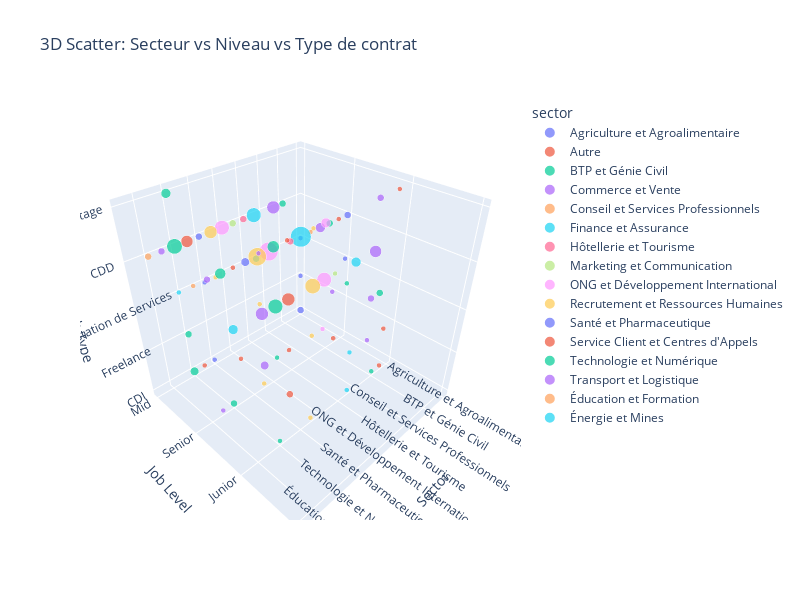

Notebook source saved alongside this figure:
### Code cell
# Count occurrences for each combination
combo_counts = df.groupby(['sector', 'level', 'job_type']).size().reset_index(name='count')

# 3D scatter plot
fig = px.scatter_3d(
    combo_counts,
    x='sector',
    y='level',
    z='job_type',
    size='count',
    color='sector',          
    hover_data=['count'],     
    height=600,
    width=800,
    title='3D Scatter: Secteur vs Niveau vs Type de contrat'
)

fig.update_layout(scene=dict(
                    xaxis_title='Sector',
                    yaxis_title='Job Level',
                    zaxis_title='Job Type'
                  ))

fig.show()

### Figure 1 — Plotly figure (JSON) as saved in the notebook; plotly's stock layout.template omitted (floating-point values rounded to 4 significant figures)
{"data": [{"customdata": [[2], [1], [1], [2], [1]], "hovertemplate": "sector=%{x}<br>level=%{y}<br>job_type=%{z}<br>count=%{customdata[0]}<extra></extra>", "legendgroup": "Agriculture et Agroalimentaire", "marker": {"color": "#636efa", "size": [2, 1, 1, 2, 1], "sizemode": "area", "sizeref": 0.045, "symbol": "circle"}, "mode": "markers", "name": "Agriculture et Agroalimentaire", "scene": "scene", "showlegend": true, "type": "scatter3d", "x": ["Agriculture et Agroalimentaire", "Agriculture et Agroalimentaire", "Agriculture et Agroalimentaire", "Agriculture et Agroalimentaire", "Agriculture et Agroalimentaire"], "y": ["Mid", "Mid", "Mid", "Senior", "Senior"], "z": ["CDI", "Freelance", "Prestation de Services", "CDD", "Prestation de Services"]}, {"customdata": [[1], [1], [1], [1], [1]], "hovertemplate": "sector=%{x}<br>level=%{y}<br>job_type=%{z}<br>count=%{customdata[0]}<extra></extra>", "legendgroup": "Autre", "marker": {"color": "#EF553B", "size": [1, 1, 1, 1, 1], "sizemode": "area", "sizeref": 0.045, "symbol": "circle"}, "mode": "markers", "name": "Autre", "scene": "scene", "showlegend": true, "type": "scatter3d", "x": ["Autre", "Autre", "Autre", "Autre", "Autre"], "y": ["Junior", "Junior", "Junior", "Senior", "Senior"], "z": ["CDI", "Freelance", "Stage", "CDD", "CDI"]}, {"customdata": [[1], [2], [2], [2]], "hovertemplate": "sector=%{x}<br>level=%{y}<br>job_type=%{z}<br>count=%{customdata[0]}<extra></extra>", "legendgroup": "BTP et Génie Civil", "marker": {"color": "#00cc96", "size": [1, 2, 2, 2], "sizemode": "area", "sizeref": 0.045, "symbol": "circle"}, "mode": "markers", "name": "BTP et Génie Civil", "scene": "scene", "showlegend": true, "type": "scatter3d", "x": ["BTP et Génie Civil", "BTP et Génie Civil", "BTP et Génie Civil", "BTP et Génie Civil"], "y": ["Junior", "Junior", "Mid", "Senior"], "z": ["CDI", "Prestation de Services", "CDD", "CDD"]}, {"customdata": [[6], [1], [2], [2], [7], [4]], "hovertemplate": "sector=%{x}<br>level=%{y}<br>job_type=%{z}<br>count=%{customdata[0]}<extra></extra>", "legendgroup": "Commerce et Vente", "marker": {"color": "#ab63fa", "size": [6, 1, 2, 2, 7, 4], "sizemode": "area", "sizeref": 0.045, "symbol": "circle"}, "mode": "markers", "name": "Commerce et Vente", "scene": "scene", "showlegend": true, "type": "scatter3d", "x": ["Commerce et Vente", "Commerce et Vente", "Commerce et Vente", "Commerce et Vente", "Commerce et Vente", "Commerce et Vente"], "y": ["Junior", "Junior", "Junior", "Junior", "Mid", "Senior"], "z": ["CDD", "Freelance", "Prestation de Services", "Stage", "CDD", "CDD"]}, {"customdata": [[1]], "hovertemplate": "sector=%{x}<br>level=%{y}<br>job_type=%{z}<br>count=%{customdata[0]}<extra></extra>", "legendgroup": "Conseil et Services Professionnels", "marker": {"color": "#FFA15A", "size": [1], "sizemode": "area", "sizeref": 0.045, "symbol": "circle"}, "mode": "markers", "name": "Conseil et Services Professionnels", "scene": "scene", "showlegend": true, "type": "scatter3d", "x": ["Conseil et Services Professionnels"], "y": ["Senior"], "z": ["CDD"]}, {"customdata": [[4], [1], [1], [9], [2], [18]], "hovertemplate": "sector=%{x}<br>level=%{y}<br>job_type=%{z}<br>count=%{customdata[0]}<extra></extra>", "legendgroup": "Finance et Assurance", "marker": {"color": "#19d3f3", "size": [4, 1, 1, 9, 2, 18], "sizemode": "area", "sizeref": 0.045, "symbol": "circle"}, "mode": "markers", "name": "Finance et Assurance", "scene": "scene", "showlegend": true, "type": "scatter3d", "x": ["Finance et Assurance", "Finance et Assurance", "Finance et Assurance", "Finance et Assurance", "Finance et Assurance", "Finance et Assurance"], "y": ["Junior", "Junior", "Junior", "Mid", "Mid", "Senior"], "z": ["CDD", "CDI", "Freelance", "CDD", "Prestation de Services", "CDD"]}, {"customdata": [[2], [2]], "hovertemplate": "sector=%{x}<br>level=%{y}<br>job_type=%{z}<br>count=%{customdata[0]}<extra></extra>", "legendgroup": "Hôtellerie et Tourisme", "marker": {"color": "#FF6692", "size": [2, 2], "sizemode": "area", "sizeref": 0.045, "symbol": "circle"}, "mode": "markers", "name": "Hôtellerie et Tourisme", "scene": "scene", "showlegend": true, "type": "scatter3d", "x": ["Hôtellerie et Tourisme", "Hôtellerie et Tourisme"], "y": ["Mid", "Senior"], "z": ["CDD", "CDD"]}, {"customdata": [[1], [2]], "hovertemplate": "sector=%{x}<br>level=%{y}<br>job_type=%{z}<br>count=%{customdata[0]}<extra></extra>", "legendgroup": "Marketing et Communication", "marker": {"color": "#B6E880", "size": [1, 2], "sizemode": "area", "sizeref": 0.045, "symbol": "circle"}, "mode": "markers", "name": "Marketing et Communication", "scene": "scene", "showlegend": true, "type": "scatter3d", "x": ["Marketing et Communication", "Marketing et Communication"], "y": ["Junior", "Mid"], "z": ["CDD", "CDD"]}, {"customdata": [[9], [1], [4], [9], [15]], "hovertemplate": "sector=%{x}<br>level=%{y}<br>job_type=%{z}<br>count=%{customdata[0]}<extra></extra>", "legendgroup": "ONG et Développement International", "marker": {"color": "#FF97FF", "size": [9, 1, 4, 9, 15], "sizemode": "area", "sizeref": 0.045, "symbol": "circle"}, "mode": "markers", "name": "ONG et Développement International", "scene": "scene", "showlegend": true, "type": "scatter3d", "x": ["ONG et Développement International", "ONG et Développement International", "ONG et Développement International", "ONG et Développement International", "ONG et Développement International"], "y": ["Junior", "Junior", "Junior", "Mid", "Senior"], "z": ["CDD", "Prestation de Services", "Stage", "CDD", "CDD"]}, {"customdata": [[10], [1], [1], [1], [7], [1], [14], [1], [1]], "hovertemplate": "sector=%{x}<br>level=%{y}<br>job_type=%{z}<br>count=%{customdata[0]}<extra></extra>", "legendgroup": "Recrutement et Ressources Humaines", "marker": {"color": "#FECB52", "size": [10, 1, 1, 1, 7, 1, 14, 1, 1], "sizemode": "area", "sizeref": 0.045, "symbol": "circle"}, "mode": "markers", "name": "Recrutement et Ressources Humaines", "scene": "scene", "showlegend": true, "type": "scatter3d", "x": ["Recrutement et Ressources Humaines", "Recrutement et Ressources Humaines", "Recrutement et Ressources Humaines", "Recrutement et Ressources Humaines", "Recrutement et Ressources Humaines", "Recrutement et Ressources Humaines", "Recrutement et Ressources Humaines", "Recrutement et Ressources Humaines", "Recrutement et Ressources Humaines"], "y": ["Junior", "Junior", "Junior", "Junior", "Mid", "Mid", "Senior", "Senior", "Senior"], "z": ["CDD", "CDI", "Prestation de Services", "Stage", "CDD", "Prestation de Services", "CDD", "CDI", "Prestation de Services"]}, {"customdata": [[2], [1], [1], [3]], "hovertemplate": "sector=%{x}<br>level=%{y}<br>job_type=%{z}<br>count=%{customdata[0]}<extra></extra>", "legendgroup": "Santé et Pharmaceutique", "marker": {"color": "#636efa", "size": [2, 1, 1, 3], "sizemode": "area", "sizeref": 0.045, "symbol": "circle"}, "mode": "markers", "name": "Santé et Pharmaceutique", "scene": "scene", "showlegend": true, "type": "scatter3d", "x": ["Santé et Pharmaceutique", "Santé et Pharmaceutique", "Santé et Pharmaceutique", "Santé et Pharmaceutique"], "y": ["Mid", "Mid", "Mid", "Senior"], "z": ["CDD", "CDI", "Prestation de Services", "CDD"]}, {"customdata": [[7], [2], [1], [1], [6], [1], [1], [1]], "hovertemplate": "sector=%{x}<br>level=%{y}<br>job_type=%{z}<br>count=%{customdata[0]}<extra></extra>", "legendgroup": "Service Client et Centres d'Appels", "marker": {"color": "#EF553B", "size": [7, 2, 1, 1, 6, 1, 1, 1], "sizemode": "area", "sizeref": 0.045, "symbol": "circle"}, "mode": "markers", "name": "Service Client et Centres d'Appels", "scene": "scene", "showlegend": true, "type": "scatter3d", "x": ["Service Client et Centres d'Appels", "Service Client et Centres d'Appels", "Service Client et Centres d'Appels", "Service Client et Centres d'Appels", "Service Client et Centres d'Appels", "Service Client et Centres d'Appels", "Service Client et Centres d'Appels", "Service Client et Centres d'Appels"], "y": ["Junior", "Junior", "Junior", "Junior", "Mid", "Mid", "Senior", "Senior"], "z": ["CDD", "Freelance", "Prestation de Services", "Stage", "CDD", "CDI", "CDD", "Freelance"]}, {"customdata": [[1], [9], [1], [1], [6], [10], [3], [2], [4], [5], [2]], "hovertemplate": "sector=%{x}<br>level=%{y}<br>job_type=%{z}<br>count=%{customdata[0]}<extra></extra>", "legendgroup": "Technologie et Numérique", "marker": {"color": "#00cc96", "size": [1, 9, 1, 1, 6, 10, 3, 2, 4, 5, 2], "sizemode": "area", "sizeref": 0.045, "symbol": "circle"}, "mode": "markers", "name": "Technologie et Numérique", "scene": "scene", "showlegend": true, "type": "scatter3d", "x": ["Technologie et Numérique", "Technologie et Numérique", "Technologie et Numérique", "Technologie et Numérique", "Technologie et Numérique", "Technologie et Numérique", "Technologie et Numérique", "Technologie et Numérique", "Technologie et Numérique", "Technologie et Numérique", "Technologie et Numérique"], "y": ["Intern", "Junior", "Junior", "Junior", "Junior", "Mid", "Mid", "Mid", "Mid", "Senior", "Senior"], "z": ["Stage", "CDD", "CDI", "Prestation de Services", "Stage", "CDD", "CDI", "Freelance", "Stage", "CDD", "CDI"]}, {"customdata": [[1], [7], [3], [1], [2], [2], [1]], "hovertemplate": "sector=%{x}<br>level=%{y}<br>job_type=%{z}<br>count=%{customdata[0]}<extra></extra>", "legendgroup": "Transport et Logistique", "marker": {"color": "#ab63fa", "size": [1, 7, 3, 1, 2, 2, 1], "sizemode": "area", "sizeref": 0.045, "symbol": "circle"}, "mode": "markers", "name": "Transport et Logistique", "scene": "scene", "showlegend": true, "type": "scatter3d", "x": ["Transport et Logistique", "Transport et Logistique", "Transport et Logistique", "Transport et Logistique", "Transport et Logistique", "Transport et Logistique", "Transport et Logistique"], "y": ["Intern", "Junior", "Junior", "Junior", "Mid", "Senior", "Senior"], "z": ["Stage", "CDD", "Prestation de Services", "Stage", "CDD", "CDD", "CDI"]}, {"customdata": [[2], [1]], "hovertemplate": "sector=%{x}<br>level=%{y}<br>job_type=%{z}<br>count=%{customdata[0]}<extra></extra>", "legendgroup": "Éducation et Formation", "marker": {"color": "#FFA15A", "size": [2, 1], "sizemode": "area", "sizeref": 0.045, "symbol": "circle"}, "mode": "markers", "name": "Éducation et Formation", "scene": "scene", "showlegend": true, "type": "scatter3d", "x": ["Éducation et Formation", "Éducation et Formation"], "y": ["Mid", "Senior"], "z": ["CDD", "CDD"]}, {"customdata": [[4], [1]], "hovertemplate": "sector=%{x}<br>level=%{y}<br>job_type=%{z}<br>count=%{customdata[0]}<extra></extra>", "legendgroup": "Énergie et Mines", "marker": {"color": "#19d3f3", "size": [4, 1], "sizemode": "area", "sizeref": 0.045, "symbol": "circle"}, "mode": "markers", "name": "Énergie et Mines", "scene": "scene", "showlegend": true, "type": "scatter3d", "x": ["Énergie et Mines", "Énergie et Mines"], "y": ["Junior", "Senior"], "z": ["CDD", "CDD"]}], "layout": {"height": 600, "legend": {"itemsizing": "constant", "title": {"text": "sector"}, "tracegroupgap": 0}, "scene": {"domain": {"x": [0, 1], "y": [0, 1]}, "xaxis": {"categoryarray": ["Agriculture et Agroalimentaire", "Autre", "BTP et Génie Civil", "Commerce et Vente", "Conseil et Services Professionnels", "Finance et Assurance", "Hôtellerie et Tourisme", "Marketing et Communication", "ONG et Développement International", "Recrutement et Ressources Humaines", "Santé et Pharmaceutique", "Service Client et Centres d'Appels", "Technologie et Numérique", "Transport et Logistique", "Éducation et Formation", "Énergie et Mines"], "categoryorder": "array", "title": {"text": "Sector"}}, "yaxis": {"title": {"text": "Job Level"}}, "zaxis": {"title": {"text": "Job Type"}}}, "title": {"text": "3D Scatter: Secteur vs Niveau vs Type de contrat"}, "width": 800}}
